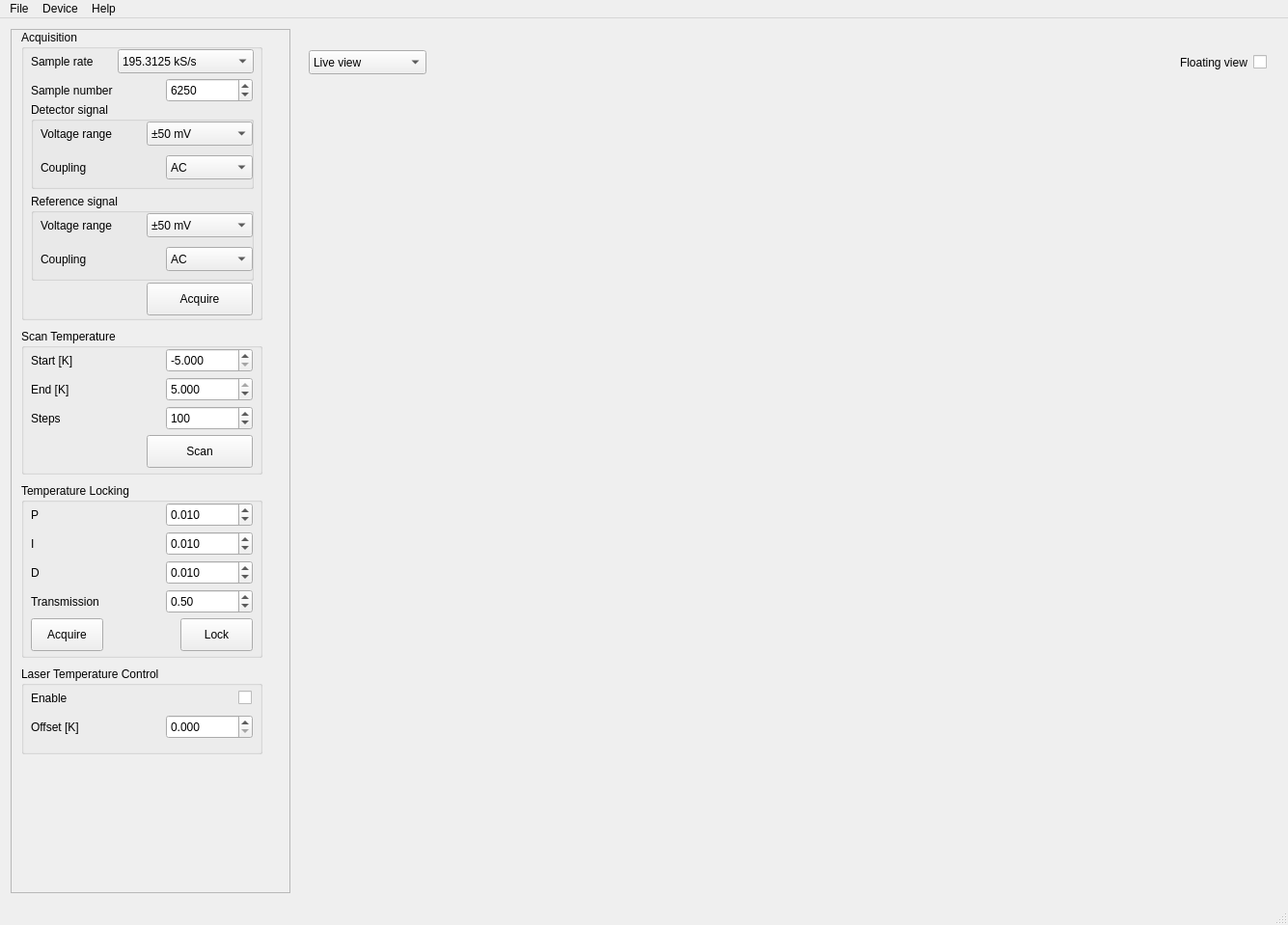
<?xml version="1.0" encoding="UTF-8"?>
<ui version="4.0">
 <class>MainWindow</class>
 <widget class="QMainWindow" name="MainWindow">
  <property name="geometry">
   <rect>
    <x>0</x>
    <y>0</y>
    <width>1335</width>
    <height>959</height>
   </rect>
  </property>
  <property name="windowTitle">
   <string>LQTControl</string>
  </property>
  <property name="styleSheet">
   <string notr="true"/>
  </property>
  <widget class="QWidget" name="centralWidget">
   <layout class="QHBoxLayout" name="horizontalLayout_2">
    <item>
     <widget class="QScrollArea" name="settingsArea">
      <property name="sizePolicy">
       <sizepolicy hsizetype="Expanding" vsizetype="Expanding">
        <horstretch>0</horstretch>
        <verstretch>0</verstretch>
       </sizepolicy>
      </property>
      <property name="minimumSize">
       <size>
        <width>290</width>
        <height>0</height>
       </size>
      </property>
      <property name="maximumSize">
       <size>
        <width>270</width>
        <height>16777215</height>
       </size>
      </property>
      <property name="frameShadow">
       <enum>QFrame::Raised</enum>
      </property>
      <property name="lineWidth">
       <number>1</number>
      </property>
      <property name="widgetResizable">
       <bool>true</bool>
      </property>
      <widget class="QWidget" name="scrollAreaWidgetContents">
       <property name="geometry">
        <rect>
         <x>0</x>
         <y>0</y>
         <width>288</width>
         <height>909</height>
        </rect>
       </property>
       <property name="sizePolicy">
        <sizepolicy hsizetype="Preferred" vsizetype="Expanding">
         <horstretch>0</horstretch>
         <verstretch>0</verstretch>
        </sizepolicy>
       </property>
       <property name="minimumSize">
        <size>
         <width>260</width>
         <height>870</height>
        </size>
       </property>
       <widget class="QGroupBox" name="ScanBox">
        <property name="geometry">
         <rect>
          <x>10</x>
          <y>310</y>
          <width>250</width>
          <height>151</height>
         </rect>
        </property>
        <property name="title">
         <string>Scan Temperature</string>
        </property>
        <widget class="QLabel" name="scanStartLabel">
         <property name="geometry">
          <rect>
           <x>10</x>
           <y>20</y>
           <width>131</width>
           <height>25</height>
          </rect>
         </property>
         <property name="text">
          <string>Start [K]</string>
         </property>
        </widget>
        <widget class="QLabel" name="scanEndLabel">
         <property name="geometry">
          <rect>
           <x>10</x>
           <y>50</y>
           <width>131</width>
           <height>25</height>
          </rect>
         </property>
         <property name="text">
          <string>End [K]</string>
         </property>
        </widget>
        <widget class="QDoubleSpinBox" name="scanStart">
         <property name="geometry">
          <rect>
           <x>150</x>
           <y>20</y>
           <width>90</width>
           <height>25</height>
          </rect>
         </property>
         <property name="decimals">
          <number>3</number>
         </property>
         <property name="minimum">
          <double>-5.000000000000000</double>
         </property>
         <property name="maximum">
          <double>5.000000000000000</double>
         </property>
         <property name="singleStep">
          <double>0.100000000000000</double>
         </property>
         <property name="value">
          <double>-5.000000000000000</double>
         </property>
        </widget>
        <widget class="QDoubleSpinBox" name="scanEnd">
         <property name="geometry">
          <rect>
           <x>150</x>
           <y>50</y>
           <width>90</width>
           <height>25</height>
          </rect>
         </property>
         <property name="decimals">
          <number>3</number>
         </property>
         <property name="minimum">
          <double>-5.000000000000000</double>
         </property>
         <property name="maximum">
          <double>5.000000000000000</double>
         </property>
         <property name="singleStep">
          <double>0.100000000000000</double>
         </property>
         <property name="value">
          <double>5.000000000000000</double>
         </property>
        </widget>
        <widget class="QPushButton" name="scanButton">
         <property name="geometry">
          <rect>
           <x>130</x>
           <y>110</y>
           <width>110</width>
           <height>34</height>
          </rect>
         </property>
         <property name="text">
          <string>Scan</string>
         </property>
        </widget>
        <widget class="QLabel" name="scanStepsLabel">
         <property name="geometry">
          <rect>
           <x>10</x>
           <y>80</y>
           <width>131</width>
           <height>25</height>
          </rect>
         </property>
         <property name="text">
          <string>Steps</string>
         </property>
        </widget>
        <widget class="QSpinBox" name="scanSteps">
         <property name="geometry">
          <rect>
           <x>150</x>
           <y>80</y>
           <width>90</width>
           <height>25</height>
          </rect>
         </property>
         <property name="minimum">
          <number>2</number>
         </property>
         <property name="maximum">
          <number>1000</number>
         </property>
         <property name="value">
          <number>100</number>
         </property>
        </widget>
       </widget>
       <widget class="QGroupBox" name="LockingBox">
        <property name="geometry">
         <rect>
          <x>10</x>
          <y>470</y>
          <width>250</width>
          <height>181</height>
         </rect>
        </property>
        <property name="title">
         <string>Temperature Locking</string>
        </property>
        <widget class="QLabel" name="derivativeLabel">
         <property name="geometry">
          <rect>
           <x>10</x>
           <y>80</y>
           <width>131</width>
           <height>25</height>
          </rect>
         </property>
         <property name="text">
          <string>D</string>
         </property>
        </widget>
        <widget class="QLabel" name="proportionalLabel">
         <property name="geometry">
          <rect>
           <x>10</x>
           <y>20</y>
           <width>131</width>
           <height>25</height>
          </rect>
         </property>
         <property name="text">
          <string>P</string>
         </property>
        </widget>
        <widget class="QLabel" name="integralLabel">
         <property name="geometry">
          <rect>
           <x>10</x>
           <y>50</y>
           <width>131</width>
           <height>25</height>
          </rect>
         </property>
         <property name="text">
          <string>I</string>
         </property>
        </widget>
        <widget class="QPushButton" name="lockButton">
         <property name="geometry">
          <rect>
           <x>165</x>
           <y>140</y>
           <width>75</width>
           <height>34</height>
          </rect>
         </property>
         <property name="text">
          <string>Lock</string>
         </property>
        </widget>
        <widget class="QDoubleSpinBox" name="proportionalTerm">
         <property name="geometry">
          <rect>
           <x>150</x>
           <y>20</y>
           <width>90</width>
           <height>25</height>
          </rect>
         </property>
         <property name="decimals">
          <number>3</number>
         </property>
         <property name="minimum">
          <double>-1.000000000000000</double>
         </property>
         <property name="maximum">
          <double>1.000000000000000</double>
         </property>
         <property name="singleStep">
          <double>0.005000000000000</double>
         </property>
         <property name="value">
          <double>0.010000000000000</double>
         </property>
        </widget>
        <widget class="QDoubleSpinBox" name="integralTerm">
         <property name="geometry">
          <rect>
           <x>150</x>
           <y>50</y>
           <width>90</width>
           <height>25</height>
          </rect>
         </property>
         <property name="decimals">
          <number>3</number>
         </property>
         <property name="minimum">
          <double>-1.000000000000000</double>
         </property>
         <property name="maximum">
          <double>1.000000000000000</double>
         </property>
         <property name="singleStep">
          <double>0.005000000000000</double>
         </property>
         <property name="value">
          <double>0.010000000000000</double>
         </property>
        </widget>
        <widget class="QDoubleSpinBox" name="derivativeTerm">
         <property name="geometry">
          <rect>
           <x>150</x>
           <y>80</y>
           <width>90</width>
           <height>25</height>
          </rect>
         </property>
         <property name="decimals">
          <number>3</number>
         </property>
         <property name="minimum">
          <double>-1.000000000000000</double>
         </property>
         <property name="maximum">
          <double>1.000000000000000</double>
         </property>
         <property name="singleStep">
          <double>0.005000000000000</double>
         </property>
         <property name="value">
          <double>0.010000000000000</double>
         </property>
        </widget>
        <widget class="QPushButton" name="acquireLockButton">
         <property name="geometry">
          <rect>
           <x>10</x>
           <y>140</y>
           <width>75</width>
           <height>34</height>
          </rect>
         </property>
         <property name="text">
          <string>Acquire</string>
         </property>
        </widget>
        <widget class="QDoubleSpinBox" name="transmission">
         <property name="geometry">
          <rect>
           <x>150</x>
           <y>110</y>
           <width>90</width>
           <height>25</height>
          </rect>
         </property>
         <property name="decimals">
          <number>2</number>
         </property>
         <property name="minimum">
          <double>0.000000000000000</double>
         </property>
         <property name="maximum">
          <double>1.000000000000000</double>
         </property>
         <property name="singleStep">
          <double>0.010000000000000</double>
         </property>
         <property name="value">
          <double>0.500000000000000</double>
         </property>
        </widget>
        <widget class="QLabel" name="transmissionLabel">
         <property name="geometry">
          <rect>
           <x>10</x>
           <y>110</y>
           <width>131</width>
           <height>25</height>
          </rect>
         </property>
         <property name="text">
          <string>Transmission</string>
         </property>
        </widget>
       </widget>
       <widget class="QGroupBox" name="AcquisitionBox">
        <property name="geometry">
         <rect>
          <x>10</x>
          <y>0</y>
          <width>250</width>
          <height>301</height>
         </rect>
        </property>
        <property name="title">
         <string>Acquisition</string>
        </property>
        <widget class="QPushButton" name="acquisitionButton">
         <property name="geometry">
          <rect>
           <x>130</x>
           <y>262</y>
           <width>110</width>
           <height>34</height>
          </rect>
         </property>
         <property name="text">
          <string>Acquire</string>
         </property>
        </widget>
        <widget class="QLabel" name="sampleRateLabel">
         <property name="geometry">
          <rect>
           <x>10</x>
           <y>20</y>
           <width>131</width>
           <height>25</height>
          </rect>
         </property>
         <property name="text">
          <string>Sample rate</string>
         </property>
        </widget>
        <widget class="QLabel" name="sampleNumberLabel">
         <property name="geometry">
          <rect>
           <x>10</x>
           <y>50</y>
           <width>131</width>
           <height>25</height>
          </rect>
         </property>
         <property name="text">
          <string>Sample number</string>
         </property>
        </widget>
        <widget class="QGroupBox" name="chA">
         <property name="geometry">
          <rect>
           <x>10</x>
           <y>75</y>
           <width>231</width>
           <height>90</height>
          </rect>
         </property>
         <property name="title">
          <string>Detector signal</string>
         </property>
         <widget class="QLabel" name="chARangeLabel">
          <property name="geometry">
           <rect>
            <x>10</x>
            <y>20</y>
            <width>131</width>
            <height>25</height>
           </rect>
          </property>
          <property name="text">
           <string>Voltage range</string>
          </property>
         </widget>
         <widget class="QLabel" name="chACouplingLabel">
          <property name="geometry">
           <rect>
            <x>10</x>
            <y>55</y>
            <width>131</width>
            <height>25</height>
           </rect>
          </property>
          <property name="text">
           <string>Coupling</string>
          </property>
         </widget>
         <widget class="QComboBox" name="chACoupling">
          <property name="geometry">
           <rect>
            <x>140</x>
            <y>55</y>
            <width>90</width>
            <height>25</height>
           </rect>
          </property>
          <item>
           <property name="text">
            <string>AC</string>
           </property>
          </item>
          <item>
           <property name="text">
            <string>DC</string>
           </property>
          </item>
         </widget>
         <widget class="QComboBox" name="chARange">
          <property name="geometry">
           <rect>
            <x>120</x>
            <y>20</y>
            <width>110</width>
            <height>25</height>
           </rect>
          </property>
          <item>
           <property name="text">
            <string>±50 mV</string>
           </property>
          </item>
          <item>
           <property name="text">
            <string>±100 mV</string>
           </property>
          </item>
          <item>
           <property name="text">
            <string>±200 mV</string>
           </property>
          </item>
          <item>
           <property name="text">
            <string>±500 mV</string>
           </property>
          </item>
          <item>
           <property name="text">
            <string>±1 V</string>
           </property>
          </item>
          <item>
           <property name="text">
            <string>±2 V</string>
           </property>
          </item>
          <item>
           <property name="text">
            <string>±5 V</string>
           </property>
          </item>
          <item>
           <property name="text">
            <string>±10 V</string>
           </property>
          </item>
          <item>
           <property name="text">
            <string>±20 V</string>
           </property>
          </item>
          <item>
           <property name="text">
            <string>Auto</string>
           </property>
          </item>
          <item>
           <property name="text">
            <string>Off</string>
           </property>
          </item>
         </widget>
        </widget>
        <widget class="QGroupBox" name="chB">
         <property name="geometry">
          <rect>
           <x>10</x>
           <y>170</y>
           <width>231</width>
           <height>90</height>
          </rect>
         </property>
         <property name="title">
          <string>Reference signal</string>
         </property>
         <widget class="QLabel" name="chBRangeLabel">
          <property name="geometry">
           <rect>
            <x>10</x>
            <y>20</y>
            <width>131</width>
            <height>25</height>
           </rect>
          </property>
          <property name="text">
           <string>Voltage range</string>
          </property>
         </widget>
         <widget class="QLabel" name="chBCouplingLabel">
          <property name="geometry">
           <rect>
            <x>10</x>
            <y>55</y>
            <width>131</width>
            <height>25</height>
           </rect>
          </property>
          <property name="text">
           <string>Coupling</string>
          </property>
         </widget>
         <widget class="QComboBox" name="chBCoupling">
          <property name="geometry">
           <rect>
            <x>140</x>
            <y>55</y>
            <width>90</width>
            <height>25</height>
           </rect>
          </property>
          <item>
           <property name="text">
            <string>AC</string>
           </property>
          </item>
          <item>
           <property name="text">
            <string>DC</string>
           </property>
          </item>
         </widget>
         <widget class="QComboBox" name="chBRange">
          <property name="geometry">
           <rect>
            <x>120</x>
            <y>20</y>
            <width>110</width>
            <height>25</height>
           </rect>
          </property>
          <item>
           <property name="text">
            <string>±50 mV</string>
           </property>
          </item>
          <item>
           <property name="text">
            <string>±100 mV</string>
           </property>
          </item>
          <item>
           <property name="text">
            <string>±200 mV</string>
           </property>
          </item>
          <item>
           <property name="text">
            <string>±500 mV</string>
           </property>
          </item>
          <item>
           <property name="text">
            <string>±1 V</string>
           </property>
          </item>
          <item>
           <property name="text">
            <string>±2 V</string>
           </property>
          </item>
          <item>
           <property name="text">
            <string>±5 V</string>
           </property>
          </item>
          <item>
           <property name="text">
            <string>±10 V</string>
           </property>
          </item>
          <item>
           <property name="text">
            <string>±20 V</string>
           </property>
          </item>
          <item>
           <property name="text">
            <string>Auto</string>
           </property>
          </item>
          <item>
           <property name="text">
            <string>Off</string>
           </property>
          </item>
         </widget>
        </widget>
        <widget class="QSpinBox" name="sampleNumber">
         <property name="geometry">
          <rect>
           <x>150</x>
           <y>50</y>
           <width>90</width>
           <height>25</height>
          </rect>
         </property>
         <property name="minimum">
          <number>1</number>
         </property>
         <property name="maximum">
          <number>16000</number>
         </property>
         <property name="value">
          <number>6250</number>
         </property>
        </widget>
        <widget class="QComboBox" name="sampleRate">
         <property name="geometry">
          <rect>
           <x>100</x>
           <y>20</y>
           <width>141</width>
           <height>25</height>
          </rect>
         </property>
         <property name="currentIndex">
          <number>10</number>
         </property>
         <item>
          <property name="text">
           <string>200 MS/s</string>
          </property>
         </item>
         <item>
          <property name="text">
           <string>100 MS/s</string>
          </property>
         </item>
         <item>
          <property name="text">
           <string>50 MS/s</string>
          </property>
         </item>
         <item>
          <property name="text">
           <string>25 MS/s</string>
          </property>
         </item>
         <item>
          <property name="text">
           <string>12.5 MS/s</string>
          </property>
         </item>
         <item>
          <property name="text">
           <string>6.25 MS/s</string>
          </property>
         </item>
         <item>
          <property name="text">
           <string>3.125 MS/s</string>
          </property>
         </item>
         <item>
          <property name="text">
           <string>1562.5 kS/s</string>
          </property>
         </item>
         <item>
          <property name="text">
           <string>781.25 kS/s</string>
          </property>
         </item>
         <item>
          <property name="text">
           <string>390.625 kS/s</string>
          </property>
         </item>
         <item>
          <property name="text">
           <string>195.3125 kS/s</string>
          </property>
         </item>
        </widget>
       </widget>
       <widget class="QGroupBox" name="LaserTemperatureBox">
        <property name="geometry">
         <rect>
          <x>10</x>
          <y>660</y>
          <width>250</width>
          <height>91</height>
         </rect>
        </property>
        <property name="title">
         <string>Laser Temperature Control</string>
        </property>
        <widget class="QLabel" name="enableTemperatureControlLabel">
         <property name="geometry">
          <rect>
           <x>10</x>
           <y>20</y>
           <width>161</width>
           <height>25</height>
          </rect>
         </property>
         <property name="text">
          <string>Enable</string>
         </property>
        </widget>
        <widget class="QCheckBox" name="enableTemperatureControlCheckbox">
         <property name="enabled">
          <bool>true</bool>
         </property>
         <property name="geometry">
          <rect>
           <x>219</x>
           <y>20</y>
           <width>20</width>
           <height>25</height>
          </rect>
         </property>
         <property name="layoutDirection">
          <enum>Qt::RightToLeft</enum>
         </property>
         <property name="text">
          <string/>
         </property>
        </widget>
        <widget class="QLabel" name="temperatureOffsetLabel">
         <property name="geometry">
          <rect>
           <x>10</x>
           <y>50</y>
           <width>131</width>
           <height>25</height>
          </rect>
         </property>
         <property name="text">
          <string>Offset [K]</string>
         </property>
        </widget>
        <widget class="QDoubleSpinBox" name="temperatureOffset">
         <property name="geometry">
          <rect>
           <x>150</x>
           <y>50</y>
           <width>90</width>
           <height>25</height>
          </rect>
         </property>
         <property name="decimals">
          <number>3</number>
         </property>
         <property name="minimum">
          <double>0.000000000000000</double>
         </property>
         <property name="maximum">
          <double>1.000000000000000</double>
         </property>
         <property name="singleStep">
          <double>0.010000000000000</double>
         </property>
         <property name="value">
          <double>0.000000000000000</double>
         </property>
        </widget>
       </widget>
      </widget>
     </widget>
    </item>
    <item>
     <widget class="QWidget" name="plottingArea" native="true">
      <property name="minimumSize">
       <size>
        <width>700</width>
        <height>600</height>
       </size>
      </property>
      <layout class="QVBoxLayout" name="verticalLayout">
       <property name="leftMargin">
        <number>13</number>
       </property>
       <item>
        <widget class="QWidget" name="widget_2" native="true">
         <property name="sizePolicy">
          <sizepolicy hsizetype="Preferred" vsizetype="Fixed">
           <horstretch>0</horstretch>
           <verstretch>0</verstretch>
          </sizepolicy>
         </property>
         <property name="minimumSize">
          <size>
           <width>200</width>
           <height>50</height>
          </size>
         </property>
         <property name="maximumSize">
          <size>
           <width>16777215</width>
           <height>50</height>
          </size>
         </property>
         <layout class="QHBoxLayout" name="horizontalLayout">
          <property name="leftMargin">
           <number>0</number>
          </property>
          <property name="topMargin">
           <number>8</number>
          </property>
          <property name="rightMargin">
           <number>0</number>
          </property>
          <item>
           <widget class="QComboBox" name="selectDisplay">
            <property name="minimumSize">
             <size>
              <width>0</width>
              <height>25</height>
             </size>
            </property>
            <item>
             <property name="text">
              <string>Live view</string>
             </property>
            </item>
            <item>
             <property name="text">
              <string>Locking view</string>
             </property>
            </item>
            <item>
             <property name="text">
              <string>Single scan view</string>
             </property>
            </item>
           </widget>
          </item>
          <item>
           <spacer name="horizontalSpacer">
            <property name="orientation">
             <enum>Qt::Horizontal</enum>
            </property>
            <property name="sizeType">
             <enum>QSizePolicy::Expanding</enum>
            </property>
            <property name="sizeHint" stdset="0">
             <size>
              <width>677</width>
              <height>20</height>
             </size>
            </property>
           </spacer>
          </item>
          <item>
           <widget class="QLabel" name="floatingViewLabel">
            <property name="text">
             <string>Floating view</string>
            </property>
           </widget>
          </item>
          <item>
           <widget class="QCheckBox" name="floatingViewCheckBox">
            <property name="enabled">
             <bool>true</bool>
            </property>
            <property name="layoutDirection">
             <enum>Qt::RightToLeft</enum>
            </property>
            <property name="text">
             <string/>
            </property>
           </widget>
          </item>
         </layout>
        </widget>
       </item>
       <item>
        <widget class="QtCharts::QChartView" name="plotAxes" native="true">
         <property name="minimumSize">
          <size>
           <width>270</width>
           <height>400</height>
          </size>
         </property>
        </widget>
       </item>
      </layout>
     </widget>
    </item>
   </layout>
  </widget>
  <widget class="QMenuBar" name="menuBar">
   <property name="geometry">
    <rect>
     <x>0</x>
     <y>0</y>
     <width>1335</width>
     <height>18</height>
    </rect>
   </property>
   <widget class="QMenu" name="menuFiles">
    <property name="title">
     <string>File</string>
    </property>
    <addaction name="actionSave"/>
    <addaction name="actionSave_As"/>
    <addaction name="separator"/>
    <addaction name="actionQuit"/>
   </widget>
   <widget class="QMenu" name="menuDevice">
    <property name="title">
     <string>Device</string>
    </property>
    <addaction name="actionConnect"/>
    <addaction name="actionDisconnect"/>
    <addaction name="actionSettings"/>
    <addaction name="separator"/>
    <addaction name="actionConnect_Laser"/>
    <addaction name="actionDisconnect_Laser"/>
   </widget>
   <widget class="QMenu" name="menuHelp">
    <property name="title">
     <string>Help</string>
    </property>
    <addaction name="actionAbout"/>
   </widget>
   <addaction name="menuFiles"/>
   <addaction name="menuDevice"/>
   <addaction name="menuHelp"/>
  </widget>
  <widget class="QStatusBar" name="statusBar"/>
  <action name="actionSave">
   <property name="text">
    <string>Save</string>
   </property>
  </action>
  <action name="actionSave_As">
   <property name="text">
    <string>Save As</string>
   </property>
  </action>
  <action name="actionQuit">
   <property name="text">
    <string>Quit</string>
   </property>
  </action>
  <action name="actionConnect">
   <property name="text">
    <string>Connect</string>
   </property>
  </action>
  <action name="actionDisconnect">
   <property name="enabled">
    <bool>false</bool>
   </property>
   <property name="text">
    <string>Disconnect</string>
   </property>
  </action>
  <action name="actionSettings">
   <property name="text">
    <string>Settings</string>
   </property>
  </action>
  <action name="actionConnect_Laser">
   <property name="text">
    <string>Connect Laser</string>
   </property>
  </action>
  <action name="actionDisconnect_Laser">
   <property name="enabled">
    <bool>false</bool>
   </property>
   <property name="text">
    <string>Disconnect Laser</string>
   </property>
  </action>
  <action name="actionEnable_Piezo">
   <property name="text">
    <string>Enable Piezo Output</string>
   </property>
  </action>
  <action name="actionDisable_Piezo">
   <property name="enabled">
    <bool>false</bool>
   </property>
   <property name="text">
    <string>Disable Piezo Output</string>
   </property>
  </action>
  <action name="actionAbout">
   <property name="text">
    <string>About</string>
   </property>
  </action>
 </widget>
 <layoutdefault spacing="6" margin="11"/>
 <customwidgets>
  <customwidget>
   <class>QtCharts::QChartView</class>
   <extends>QWidget</extends>
   <header location="global">QtCharts/QChartView</header>
   <container>1</container>
  </customwidget>
 </customwidgets>
 <resources/>
 <connections/>
</ui>
